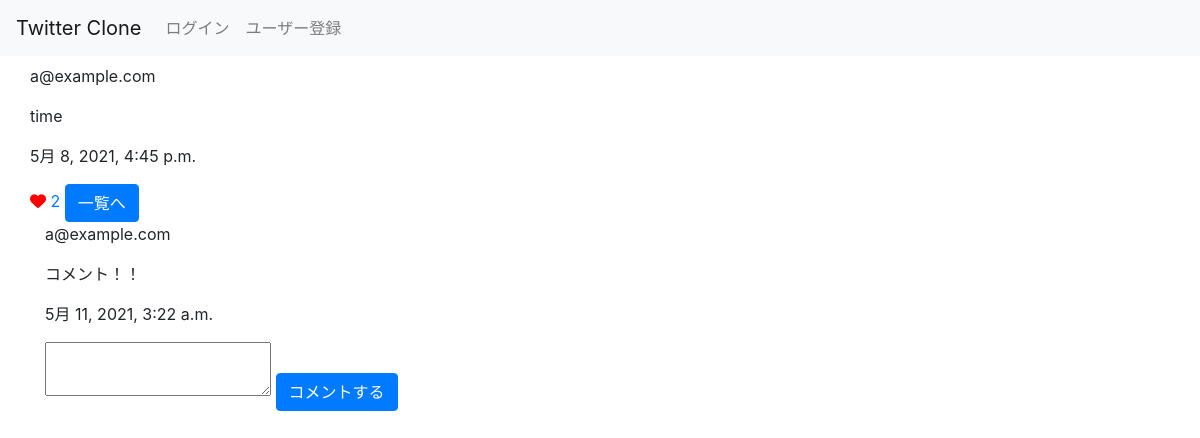
Page /3 on the committed database.
### post/models.py (models this page shows, shortened)
class Post(models.Model):
    user = models.ForeignKey(get_user_model(), on_delete=models.CASCADE)
    text = models.CharField(max_length=140)
    pub_date = models.DateTimeField(auto_now_add=True)
    last_modify = models.DateTimeField(auto_now=True)
    like = models.IntegerField(default=0)

class Comment(models.Model):
    user = models.ForeignKey(get_user_model(), on_delete=models.CASCADE)
    comment = models.TextField()
    posted_at = models.DateTimeField(auto_now_add=True)
    post = models.ForeignKey(to=Post, related_name='comments', on_delete=models.CASCADE)

### post/views.py (the view)
# urls.py: path('<int:pk>', views.show, name='show'),
def show(request, pk):
    try:
        post = Post.objects.get(pk=pk)
    except Post.DoesNotExist:
        raise Http404
    if request.method == "POST":
        comment = Comment.objects.create(user=request.user, comment=request.POST['comment'], post=post)
        return redirect(show, post.pk)
    else:
        context = {"post":post}
        return render(request, 'post/show.html', context)

### post/templates/post/show.html (shortened to what this page needs)
{% extends "base.html" %}
{% block content %}
  <div class="row">
    <div class="col-xs-8">
      <div class="postbox">
        <div class="userbox">
          <p class="name">{{post.user.username}}</p>
        </div>
        <div class="textbox">
          <p>{{post.text}}</p>
        </div>
        <div class="time">
          <p>{{post.pub_date}}</p>
        </div>
      </div>
      <a href="{% url 'like' post.pk %}">
        {% if post.like == 0 %}
          <i class="far fa-heart" style="color: red;"></i>
        {% else %}
          <i class="fas fa-heart" style="color: red;"></i>
        {% endif %}
        <span id="like">{{post.like}}</span>
      </a>
      <a href="{% url 'index' %}" class="btn btn-primary">一覧へ</a>
    </div>
  </div>
  <div class="comments">
    {% for comment in post.comments.all %}
    <div class="comment">
      <p class="user">{{comment.user.username}}</p>
      <p class="text">{{comment.comment}}</p>
      <p class="pub_date">{{comment.posted_at}}</p>
    </div>
    {% endfor %}
  </div>
  <div class="comment_form mt-3">
    <form action="" method="POST">
      <textarea name="comment"></textarea>
      <button type="submit" class="btn btn-primary">コメントする</button>
    </form>
  </div>
{% endblock content %}

### rows in the picture
Post: user.username "a@example.com", text "time", pub_date "5月 8, 2021, 4:45 p.m.", like "2"
Comment: user.username "a@example.com", comment "コメント！！", posted_at "5月 11, 2021, 3:22 a.m."
